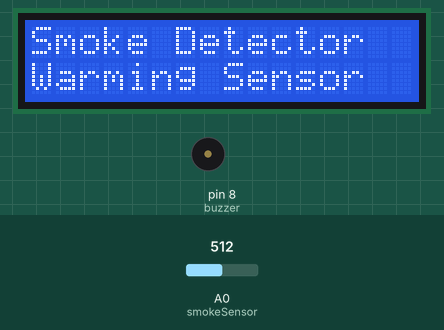
Recording of a sketch running on a simulated Arduino Uno, built with avr-gcc and run on an emulated ATmega328P. Shown: 16×2 character LCD, buzzer (waves = sounding). Inputs (shaded band) come from the test bench; at power-on: A0 (smokeSensor) = 512. What the sketch prints to the serial monitor is not drawn.

Above: at 0.1 s.
At 20.2 s:
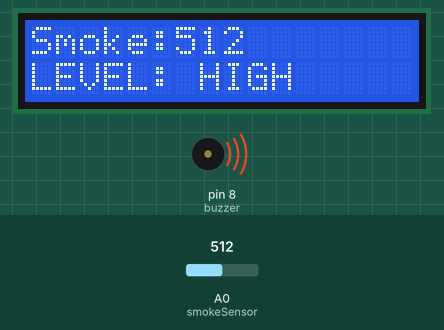
Timing chart, 0 to 21.7 s (numbered marks = the images above):
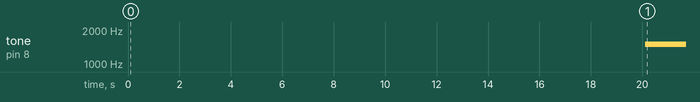

Measured:
- by itself, tone on pin 8 (buzzer): silent → 1500 Hz at 20.1 s

The sketch:

Smoke_Alarm_LCD.ino
```cpp
#include <Wire.h>
#include <LiquidCrystal_I2C.h>

LiquidCrystal_I2C lcd(0x27,16,2);

int smokeSensor = A0;
int buzzer = 8;

int smokeValue;

void setup()
{
  pinMode(smokeSensor, INPUT);
  pinMode(buzzer, OUTPUT);

  lcd.init();
  lcd.backlight();

  Serial.begin(9600);

  lcd.setCursor(0,0);
  lcd.print("Smoke Detector");
  lcd.setCursor(0,1);
  lcd.print("Warming Sensor");

  delay(20000);   // MQ sensor warm up
  lcd.clear();
}

void loop()
{
  smokeValue = analogRead(smokeSensor);

  Serial.print("Smoke Value: ");
  Serial.println(smokeValue);

  lcd.setCursor(0,0);
  lcd.print("Smoke:");
  lcd.print(smokeValue);
  lcd.print("   ");

  lcd.setCursor(0,1);

  if(smokeValue < 300)
  {
    lcd.print("LEVEL: LOW    ");
    noTone(buzzer);
  }

  else if(smokeValue >= 300 && smokeValue < 500)
  {
    lcd.print("LEVEL: MEDIUM ");
    tone(buzzer,1000);
  }

  else
  {
    lcd.print("LEVEL: HIGH   ");
    tone(buzzer,1500);
  }

  delay(500);
}
```
